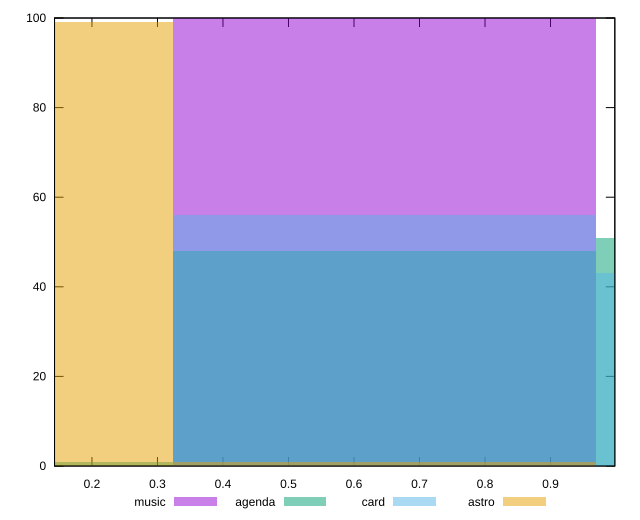

The gnuplot source for this figure:
reset

$music <<EOF
0.6462080552528255 100
EOF

$agenda <<EOF
0 1
0.6462080552528255 48
1.292416110505651 51
EOF

$card <<EOF
0.6462080552528255 56
1.292416110505651 43
EOF

$astro <<EOF
0 99
0.6462080552528255 1
EOF

set key outside below
set boxwidth 0.6462080552528255
set xrange [0.1428741794639408:0.9981578300592069]
set yrange [0:100]
set trange [0:100]
set style fill transparent solid 0.5 noborder
set terminal svg size 640, 520 enhanced background rgb 'white'
set output "report/report_00029_2021-02-24T13-36-40.390Z/meta/pScore/comparison/histogram/all_raw.svg"

plot $music title "music" with boxes, \
     $agenda title "agenda" with boxes, \
     $card title "card" with boxes, \
     $astro title "astro" with boxes

reset
